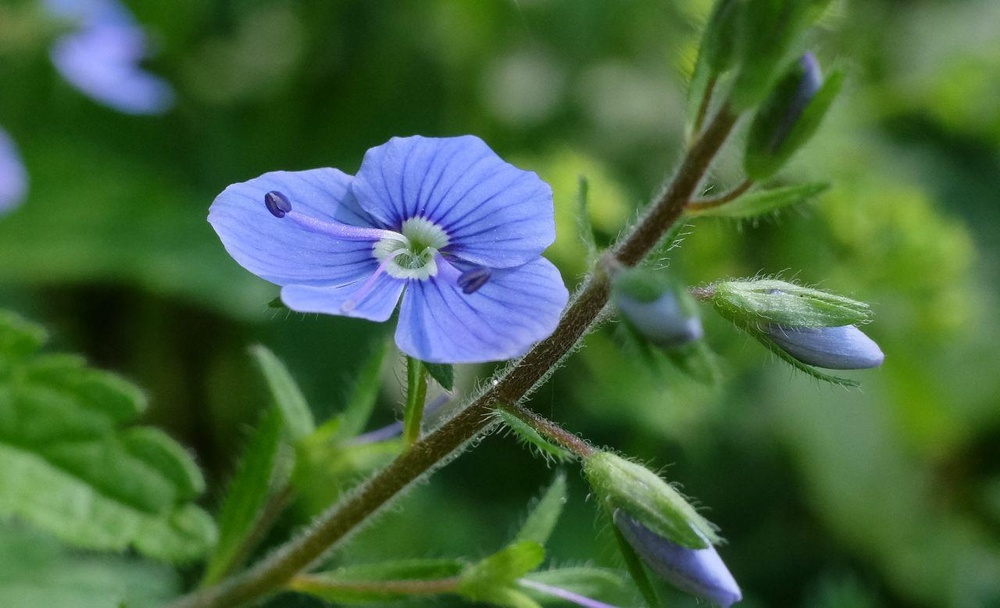
#> input picture image.jpg, 1000 x 608 px, shrunk from 1280 x 778 before the run
$ jupyter execute 'Image Convector .ipynb'
#> lines starting #> are read from the running program, lines starting #| are printed output that depends on the picture
[cell 1]
import numpy as np
import cv2
import matplotlib.pyplot as plt

[cell 2]
img = plt.imread('image.jpg')
#> img is the input picture: shape (608, 1000, 3); mean R, G, B 69.4, 101.8, 63.4
plt.imshow(img)

### Image to grayscale

Y' = 0.2989 * R' + 0.5870 * G' + 0.1140 * B'

[cell 3]
r, g, b = img[:, :, 0], img[:, :, 1], img[:, :, 2]
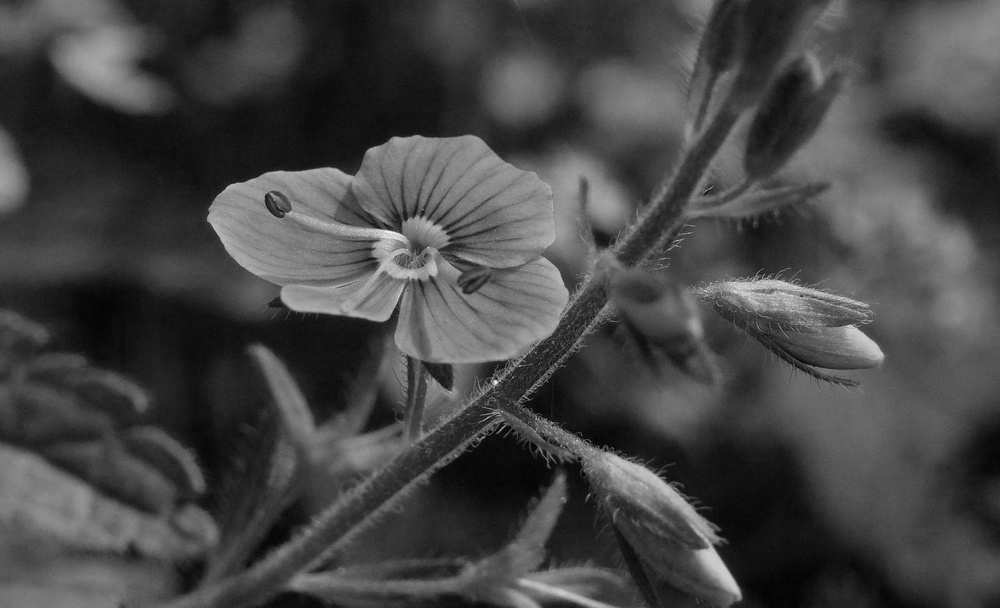
#> r: shape (608, 1000); min 0, max 251, mean 69.4
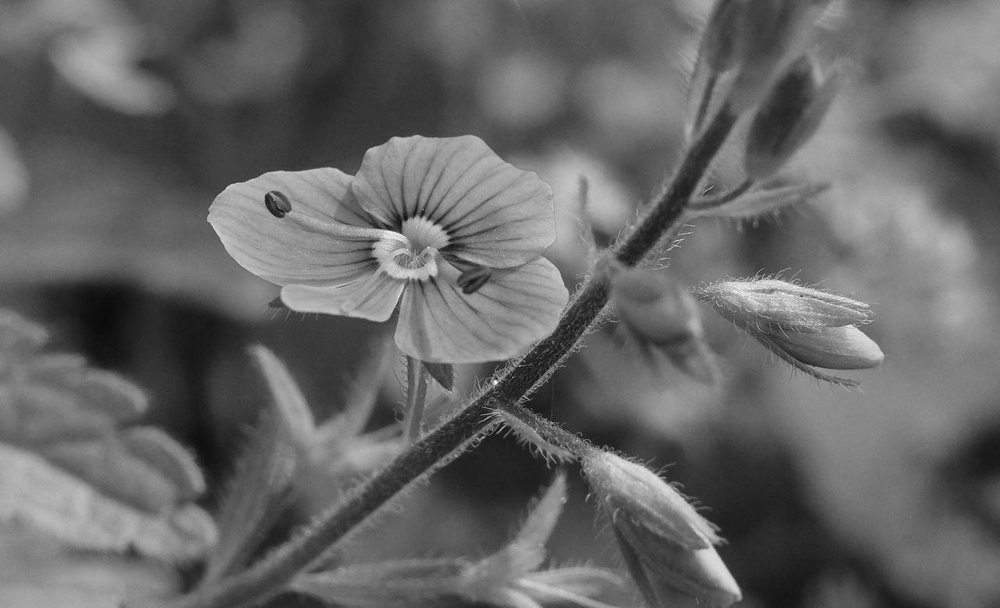
#> g: shape (608, 1000); min 5, max 253, mean 101.8
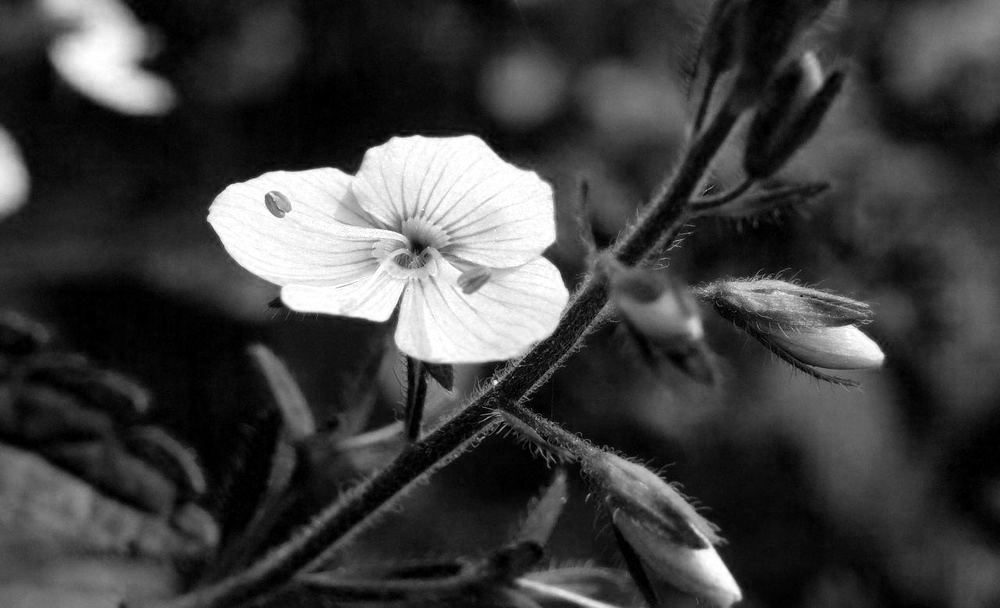
#> b: shape (608, 1000); min 0, max 255, mean 63.4

[cell 4]
def rgb_to_gray(r, g, b):
    return 0.2989 * r + 0.5870 * g + 0.1140 * b
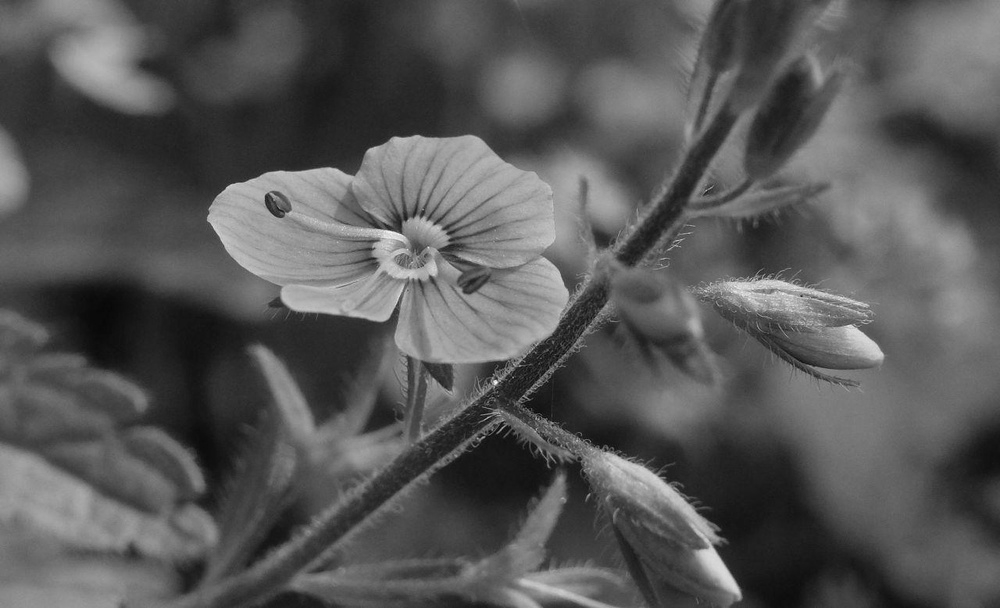
#> returned value: shape (608, 1000) float64; min 5.33, max 252.6, mean 87.7

[cell 5]
gray = rgb_to_gray(r, g, b)
plt.imshow(gray, cmap=plt.get_cmap('gray'))

[cell 6]
plt.hist(gray.flatten(), bins=100, color='gray')
plt.show()
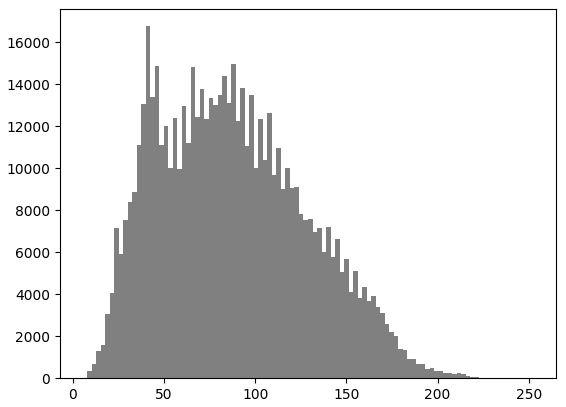
#> figure drawn by matplotlib, 1 panel; tallest bar 16769 high, from x = 39.95 to 42.42

[cell 7]
cv2.imwrite("grayscale.jpg", gray)
#> Out = True

### Image to YUV

[cell 8]
def rgb_to_yuv(img):

    x = np.array([[ 0.29900, -0.16874,  0.50000],
                 [0.58700, -0.33126, -0.41869],
                 [ 0.11400, 0.50000, -0.08131]])

    yuv = np.dot(img,x)
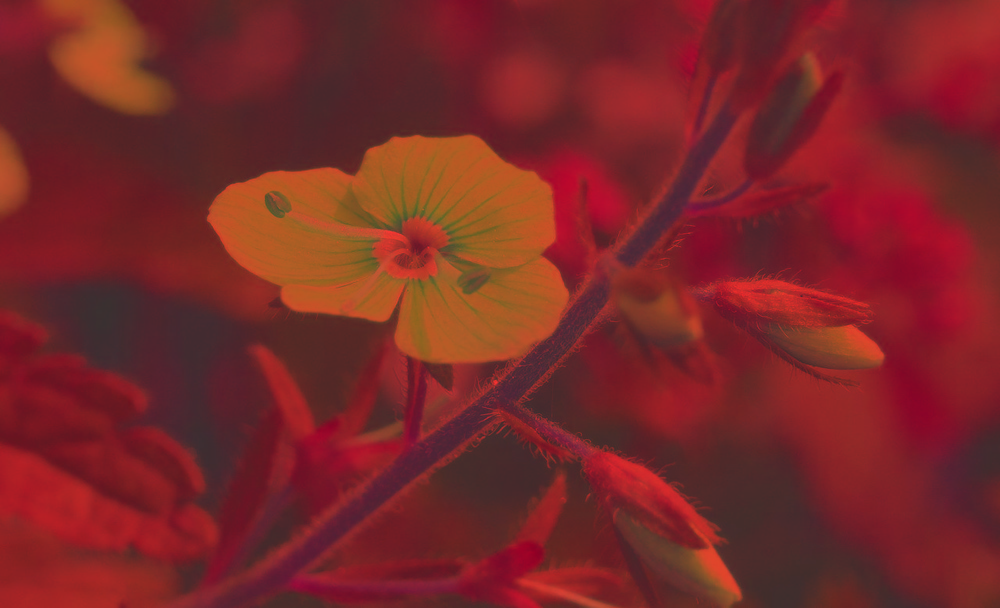
#> yuv: shape (608, 1000, 3) float64; mean R, G, B 87.7, -13.7, -13.1; drawn with min black and max white
    yuv[:,:,1:]+=128.0
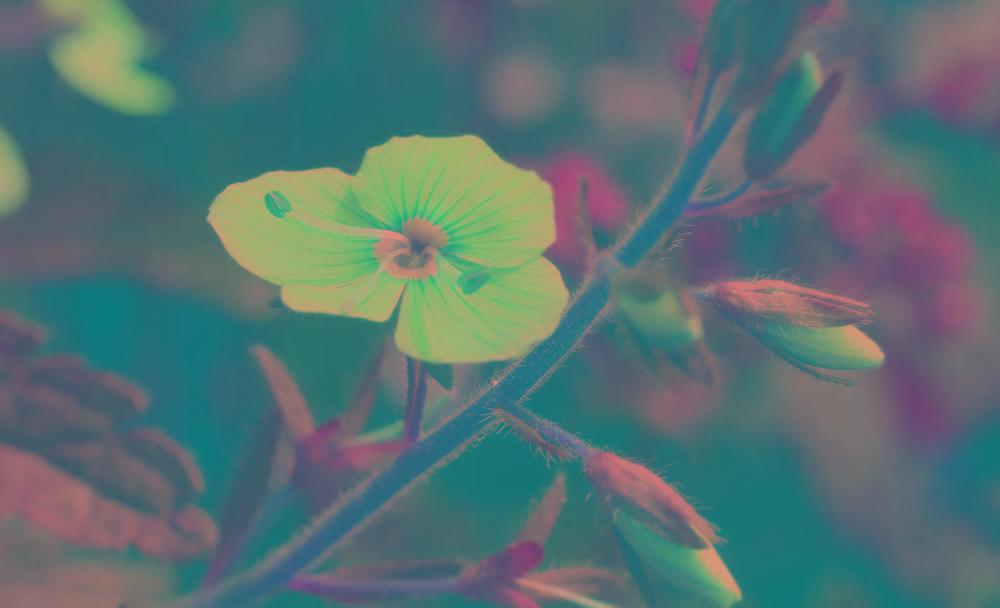
#> yuv: shape (608, 1000, 3) float64; mean R, G, B 87.7, 114.3, 114.9
    return yuv

[cell 9]
yuv = rgb_to_yuv(img)

[cell 10]
plt.hist(yuv.flatten(), bins=100)
plt.show()
#> figure, not shown here; tallest bar 204926 high, from x = 111.7 to 114.1

[cell 11]
cv2.imwrite("yuv.jpg", yuv)
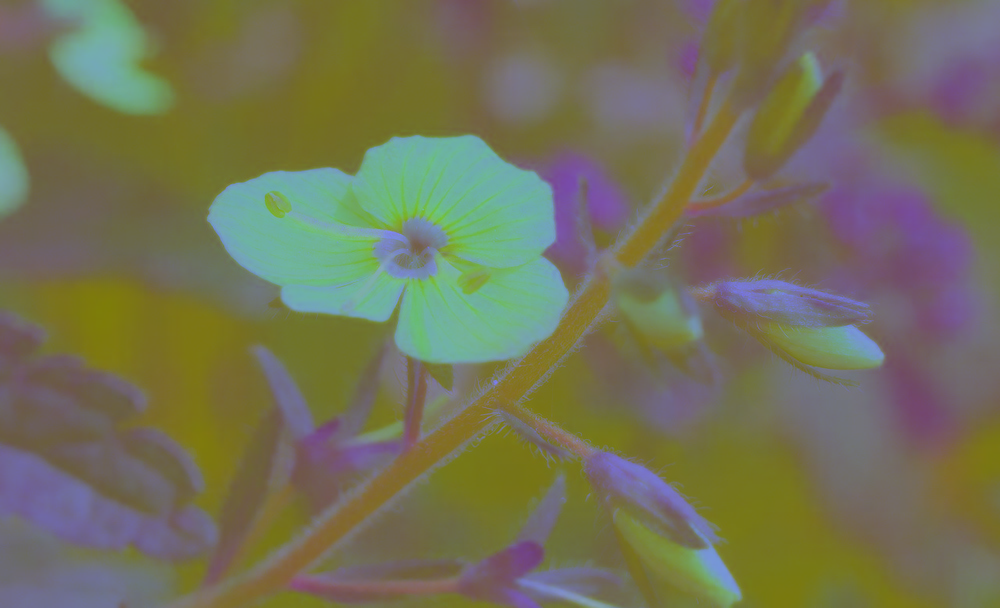
#> saved as yuv.jpg: shape (608, 1000, 3); mean B, G, R 87.7, 114.3, 114.9
#> Out = True

### Image Histograms
## Red chanel

[cell 12]
plt.hist(r.flatten(), bins=100, color='r')
plt.show()
#> figure, not shown here; tallest bar 24115 high, from x = 17.57 to 20.08

## Green chanel

[cell 13]
plt.hist(g.flatten(), bins=100, color='g')
plt.show()
#> figure, not shown here; tallest bar 18050 high, from x = 101.7 to 104.2

## Blue chanel

[cell 14]
plt.hist(b.flatten(), bins=100)
plt.show()
#> figure, not shown here; tallest bar 29284 high, from x = 7.65 to 10.2

[cell 15]
plt.hist(img.flatten(), bins=100, color='black')
plt.show()
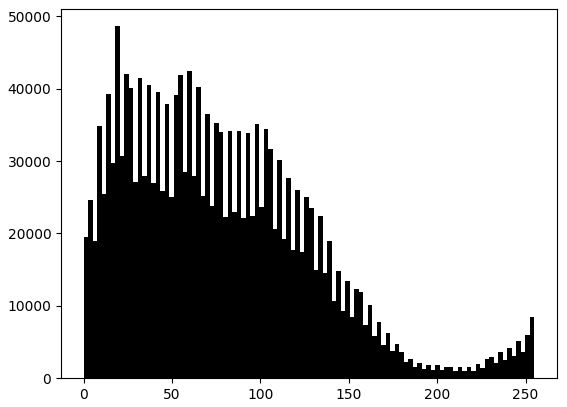
#> figure drawn by matplotlib, 1 panel; tallest bar 48650 high, from x = 17.85 to 20.4
